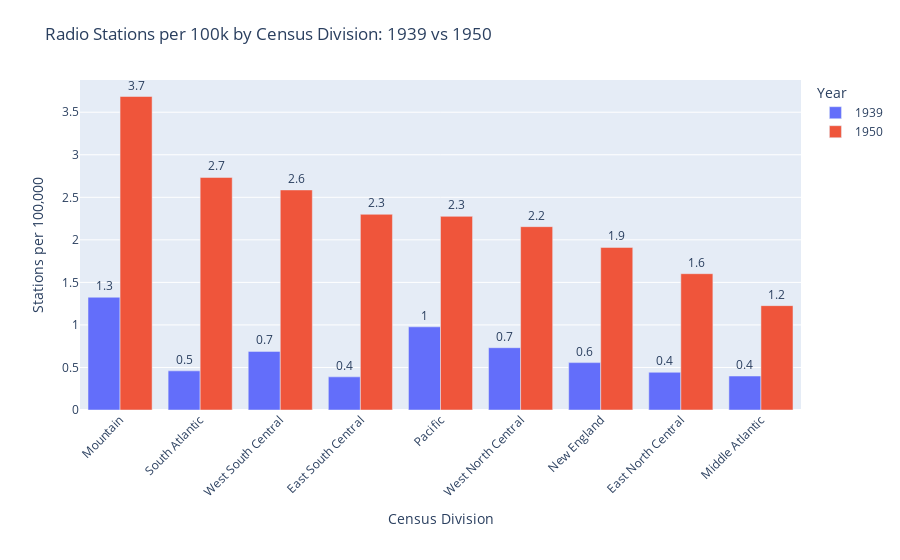

This figure's notebook cell:
### Markdown cell above
The visualization of radio data on a state classification comes with inherent flaws in analyzing the data. To remedy this, plotly bar charts were made aggregating the number of radio stations according the Region divisions classified by the Census Bureau. The Python code below creating the first bar chart of per-capita radio stations gives a good overview of what states comprise each region.

### Code cell
import pandas as pd
import plotly.express as px

# 1) Division map (same as before)
division_map = {
    'Connecticut':'New England','Maine':'New England','Massachusetts':'New England',
    'New Hampshire':'New England','Rhode Island':'New England','Vermont':'New England',
    'New York':'Middle Atlantic','New Jersey':'Middle Atlantic','Pennsylvania':'Middle Atlantic',
    'Illinois':'East North Central','Indiana':'East North Central','Michigan':'East North Central',
    'Ohio':'East North Central','Wisconsin':'East North Central',
    'Iowa':'West North Central','Kansas':'West North Central','Minnesota':'West North Central',
    'Missouri':'West North Central','Nebraska':'West North Central',
    'North Dakota':'West North Central','South Dakota':'West North Central',
    'Delaware':'South Atlantic','Florida':'South Atlantic','Georgia':'South Atlantic',
    'Maryland':'South Atlantic','North Carolina':'South Atlantic',
    'South Carolina':'South Atlantic','Virginia':'South Atlantic',
    'West Virginia':'South Atlantic','District of Columbia':'South Atlantic',
    'Alabama':'East South Central','Kentucky':'East South Central',
    'Mississippi':'East South Central','Tennessee':'East South Central',
    'Arkansas':'West South Central','Louisiana':'West South Central',
    'Oklahoma':'West South Central','Texas':'West South Central',
    'Arizona':'Mountain','Colorado':'Mountain','Idaho':'Mountain','Montana':'Mountain',
    'Nevada':'Mountain','New Mexico':'Mountain','Utah':'Mountain','Wyoming':'Mountain',
    'Alaska':'Pacific','California':'Pacific','Hawaii':'Pacific',
    'Oregon':'Pacific','Washington':'Pacific'
}

# 2) Load data
df1940 = pd.read_csv('../data/processed/correct_dtypes_merged_fcc_census_1940.csv')
df1950 = pd.read_csv('../data/processed/correct_dtypes_merged_fcc_census_1950.csv')

def summarize_by_division(df, year):
    df = df.copy()
    df['division'] = df['state'].map(division_map)
    agg = (
        df.groupby('division', as_index=False)
          .agg(total_stations=('total_stations','sum'),
               population=('population','sum'))
    )
    agg['stations_per_100k'] = agg['total_stations']/agg['population']*100_000
    agg['year'] = str(year)
    return agg

sum39 = summarize_by_division(df1940, 1939)
sum50 = summarize_by_division(df1950, 1950)
combined = pd.concat([sum39, sum50], ignore_index=True)

# 3) Compute ordering by 1950 descending
order_1950 = (
    sum50.sort_values('stations_per_100k', ascending=False)
         ['division']
         .tolist()
)

# 4) Plot with category order
fig = px.bar(
    combined,
    x='division',
    y='stations_per_100k',
    color='year',
    barmode='group',
    text=combined['stations_per_100k'].round(1),
    category_orders={'division': order_1950},
    title='Radio Stations per 100k by Census Division: 1939 vs 1950',
    labels={
        'division':'Census Division',
        'stations_per_100k':'Stations per 100,000',
        'year':'Year'
    },
    height=600
)

fig.update_traces(textposition='outside')
fig.update_layout(
    xaxis_tickangle=-45,
    uniformtext_minsize=8,
    uniformtext_mode='hide',
    margin={'b':150,'t':80}
)

fig.show()

### Figure 1 — Plotly figure (JSON) as saved in the notebook; plotly's stock layout.template omitted (floating-point values rounded to 4 significant figures)
{"data": [{"alignmentgroup": "True", "hovertemplate": "Year=1939<br>Census Division=%{x}<br>Stations per 100,000=%{y}<br>text=%{text}<extra></extra>", "legendgroup": "1939", "marker": {"color": "#636efa", "pattern": {"shape": ""}}, "name": "1939", "offsetgroup": "1939", "orientation": "v", "showlegend": true, "text": [0.4, 0.4, 0.4, 1.3, 0.6, 1, 0.5, 0.7, 0.7], "textposition": "outside", "type": "bar", "x": ["East North Central", "East South Central", "Middle Atlantic", "Mountain", "New England", "Pacific", "South Atlantic", "West North Central", "West South Central"], "xaxis": "x", "y": [0.4432, 0.3897, 0.3994, 1.325, 0.5571, 0.9776, 0.4601, 0.7324, 0.6889], "yaxis": "y"}, {"alignmentgroup": "True", "hovertemplate": "Year=1950<br>Census Division=%{x}<br>Stations per 100,000=%{y}<br>text=%{text}<extra></extra>", "legendgroup": "1950", "marker": {"color": "#EF553B", "pattern": {"shape": ""}}, "name": "1950", "offsetgroup": "1950", "orientation": "v", "showlegend": true, "text": [1.6, 2.3, 1.2, 3.7, 1.9, 2.3, 2.7, 2.2, 2.6], "textposition": "outside", "type": "bar", "x": ["East North Central", "East South Central", "Middle Atlantic", "Mountain", "New England", "Pacific", "South Atlantic", "West North Central", "West South Central"], "xaxis": "x", "y": [1.602, 2.3, 1.227, 3.685, 1.911, 2.276, 2.733, 2.155, 2.586], "yaxis": "y"}], "layout": {"autosize": true, "barmode": "group", "legend": {"title": {"text": "Year"}, "tracegroupgap": 0}, "margin": {"b": 150, "t": 80}, "title": {"text": "Radio Stations per 100k by Census Division: 1939 vs 1950"}, "uniformtext": {"minsize": 8, "mode": "hide"}, "xaxis": {"anchor": "y", "autorange": true, "categoryarray": ["Mountain", "South Atlantic", "West South Central", "East South Central", "Pacific", "West North Central", "New England", "East North Central", "Middle Atlantic"], "categoryorder": "array", "domain": [0, 1], "range": [-0.5, 8.5], "tickangle": -45, "title": {"text": "Census Division"}, "type": "category"}, "yaxis": {"anchor": "x", "autorange": true, "domain": [0, 1], "range": [0, 3.879], "title": {"text": "Stations per 100,000"}, "type": "linear"}}}
